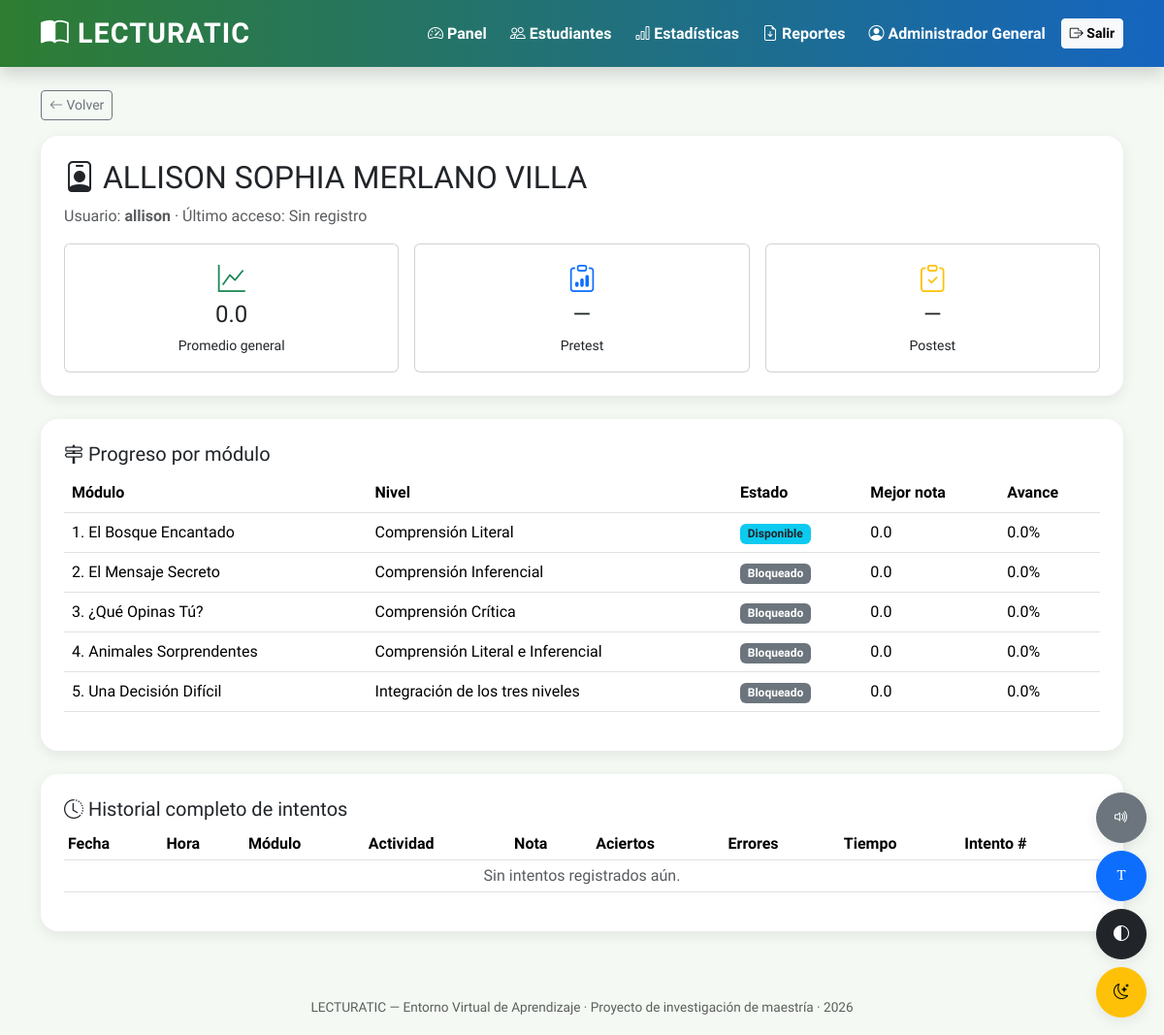
The app's page /admin/estudiantes/4/detalle (signed in) with its own data.
### tables this page shows
CREATE TABLE "usuarios" (
	"id"	INTEGER,
	"usuario"	TEXT NOT NULL UNIQUE,
	"nombre_completo"	TEXT NOT NULL,
	"password_hash"	TEXT NOT NULL,
	"rol"	NUMERIC NOT NULL CHECK("rol" IN ('admin', 'estudiante')),
	"avatar"	TEXT DEFAULT 'avatar1.png',
	"fecha_creacion"	TEXT NOT NULL,
	"ultimo_acceso"	TEXT,
	"activo"	INTEGER DEFAULT 1,
	PRIMARY KEY("id" AUTOINCREMENT)
);

CREATE TABLE progreso (
            id INTEGER PRIMARY KEY AUTOINCREMENT,
            usuario_id INTEGER NOT NULL,
            modulo_id INTEGER NOT NULL,
            desbloqueado INTEGER DEFAULT 0,
            aprobado INTEGER DEFAULT 0,
            mejor_nota REAL DEFAULT 0,
            porcentaje_avance REAL DEFAULT 0,
            tiempo_total_segundos INTEGER DEFAULT 0,
            estado TEXT DEFAULT 'bloqueado',
            UNIQUE(usuario_id, modulo_id),
            FOREIGN KEY (usuario_id) REFERENCES usuarios(id),
            FOREIGN KEY (modulo_id) REFERENCES modulos(id)
        );

CREATE TABLE modulos (
            id INTEGER PRIMARY KEY,
            orden INTEGER NOT NULL,
            titulo TEXT NOT NULL,
            nivel TEXT,
            descripcion TEXT,
            nota_minima REAL DEFAULT 3.5
        );

### app.py (the view)
@app.route("/admin/estudiantes/<int:usuario_id>/detalle")
@admin_requerido
def admin_detalle_estudiante(usuario_id):
    conn = get_db()
    estudiante = conn.execute("SELECT * FROM usuarios WHERE id = ?", (usuario_id,)).fetchone()
    if not estudiante:
        abort(404)
    progreso = conn.execute("""
        SELECT progreso.*, modulos.titulo, modulos.nivel, modulos.orden FROM progreso
        JOIN modulos ON modulos.id = progreso.modulo_id
        WHERE progreso.usuario_id = ? ORDER BY modulos.orden
    """, (usuario_id,)).fetchall()
    intentos = conn.execute("""
        SELECT intentos.*, modulos.titulo as modulo_titulo FROM intentos
        JOIN modulos ON modulos.id = intentos.modulo_id
        WHERE intentos.usuario_id = ? ORDER BY intentos.id DESC
    """, (usuario_id,)).fetchall()
    pretest = conn.execute("SELECT * FROM pretest_postest WHERE usuario_id=? AND tipo='pretest'",
                            (usuario_id,)).fetchone()
    postest = conn.execute("SELECT * FROM pretest_postest WHERE usuario_id=? AND tipo='postest'",
                            (usuario_id,)).fetchone()
    conn.close()
    promedio = calcular_promedio_general(usuario_id)
    return render_template("admin/detalle_estudiante.html", estudiante=estudiante,
                            progreso=progreso, intentos=intentos, promedio=promedio,
                            pretest=pretest, postest=postest)

### app.py (called while the page is built)
def admin_requerido(f):
    @wraps(f)
    def decorado(*args, **kwargs):
        if "usuario_id" not in session:
            return redirect(url_for("login"))
        if session.get("rol") != "admin":
            abort(403)
        return f(*args, **kwargs)
    return decorado

### database.py (called while the page is built)
def get_db():
    conn = sqlite3.connect(DB_PATH)
    conn.row_factory = sqlite3.Row
    conn.execute("PRAGMA foreign_keys = ON")
    return conn

### logica.py (called while the page is built)
def calcular_promedio_general(usuario_id):
    conn = get_db()
    cur = conn.cursor()
    cur.execute("""
        SELECT AVG(mejor_nota) as promedio FROM progreso
        WHERE usuario_id = ? AND mejor_nota > 0
    """, (usuario_id,))
    row = cur.fetchone()
    conn.close()
    return round(row["promedio"], 1) if row and row["promedio"] else 0.0

### templates/admin/detalle_estudiante.html (shortened to what this page needs)
{% extends "base.html" %}
{% block contenido %}
<a href="{{ url_for('admin_estudiantes') }}" class="btn btn-outline-secondary btn-sm mb-3"><i class="bi bi-arrow-left"></i> Volver</a>
<div class="card card-suave p-4 mb-4">
  <h2><i class="bi bi-person-badge"></i> {{ estudiante.nombre_completo }}</h2>
  <p class="text-muted">Usuario: <b>{{ estudiante.usuario }}</b> &middot; Último acceso: {{ estudiante.ultimo_acceso or "Sin registro" }}</p>
  <div class="row g-3">
    <div class="col-md-4"><div class="card p-3 text-center"><i class="bi bi-graph-up text-success fs-3"></i><h4>{{ promedio }}</h4><small>Promedio general</small></div></div>
    <div class="col-md-4"><div class="card p-3 text-center"><i class="bi bi-clipboard-data text-primary fs-3"></i><h4>{{ pretest.nota if pretest else "—" }}</h4><small>Pretest</small></div></div>
    <div class="col-md-4"><div class="card p-3 text-center"><i class="bi bi-clipboard-check text-warning fs-3"></i><h4>{{ postest.nota if postest else "—" }}</h4><small>Postest</small></div></div>
  </div>
</div>
<div class="card card-suave p-4 mb-4">
  <h5><i class="bi bi-signpost-2"></i> Progreso por módulo</h5>
  <table class="table">
    <thead><tr><th>Módulo</th><th>Nivel</th><th>Estado</th><th>Mejor nota</th><th>Avance</th></tr></thead>
    <tbody>
      {% for p in progreso %}
      <tr>
        <td>{{ p.orden }}. {{ p.titulo }}</td>
        <td>{{ p.nivel }}</td>
        <td>
          {% if p.aprobado %}<span class="badge bg-success">Aprobado</span>
          {% elif p.desbloqueado %}<span class="badge bg-info text-dark">Disponible</span>
          {% else %}<span class="badge bg-secondary">Bloqueado</span>{% endif %}
        </td>
        <td>{{ p.mejor_nota }}</td>
        <td>{{ p.porcentaje_avance }}%</td>
      </tr>
      {% endfor %}
    </tbody>
  </table>
</div>
<div class="card card-suave p-4">
  <h5><i class="bi bi-clock-history"></i> Historial completo de intentos</h5>
  <div class="table-responsive">
  <table class="table table-sm">
    <thead><tr><th>Fecha</th><th>Hora</th><th>Módulo</th><th>Actividad</th><th>Nota</th><th>Aciertos</th><th>Errores</th><th>Tiempo</th><th>Intento #</th></tr></thead>
    <tbody>
      {% for i in intentos %}
      <tr>
        <td>{{ i.fecha }}</td><td>{{ i.hora }}</td><td>{{ i.modulo_titulo }}</td>
        <td>{{ i.tipo_actividad.replace('_',' ')|capitalize }}</td>
        <td><b>{{ i.nota }}</b></td><td>{{ i.aciertos }}</td><td>{{ i.errores }}</td>
        <td>{{ i.tiempo_segundos }}s</td><td>{{ i.numero_intento }}</td>
      </tr>
      {% else %}
      <tr><td colspan="9" class="text-center text-muted">Sin intentos registrados aún.</td></tr>
      {% endfor %}
    </tbody>
  </table>
  </div>
</div>
{% endblock %}

### static/css/style.css (style rules this page uses)
:root { --color-primario: #2E7D32; --color-secundario: #1565C0; --color-acento: #FF9800; --color-fondo: #F4F9F4; --color-tarjeta: #FFFFFF; --color-texto: #2B2B2B; --radio-borde: 18px; --sombra-suave: 0 4px 14px rgba(0,0,0,0.08); --fuente-base: 'Baloo 2', 'Comic Sans MS', 'Trebuchet MS', sans-serif; }
body { font-family: var(--fuente-base); background-color: var(--color-fondo); color: var(--color-texto); transition: background-color .3s ease, color .3s ease; }
.card-suave { background-color: var(--color-tarjeta); border-radius: var(--radio-borde); box-shadow: var(--sombra-suave); border: none; transition: transform .2s ease, box-shadow .2s ease; }

### records on screen
usuarios: nombre_completo "ALLISON SOPHIA MERLANO VILLA", usuario "allison"
progreso: orden "1", titulo "El Bosque Encantado", nivel "Comprensión Literal", aprobado "Disponible", mejor_nota "0.0", porcentaje_avance "0.0"
progreso: orden "2", titulo "El Mensaje Secreto", nivel "Comprensión Inferencial", aprobado "Bloqueado", mejor_nota "0.0", porcentaje_avance "0.0"
progreso: orden "3", titulo "¿Qué Opinas Tú?", nivel "Comprensión Crítica", aprobado "Bloqueado", mejor_nota "0.0", porcentaje_avance "0.0"
progreso: orden "4", titulo "Animales Sorprendentes", nivel "Comprensión Literal e Inferencial", aprobado "Bloqueado", mejor_nota "0.0", porcentaje_avance "0.0"
progreso: orden "5", titulo "Una Decisión Difícil", nivel "Integración de los tres niveles", aprobado "Bloqueado", mejor_nota "0.0", porcentaje_avance "0.0"

### other values on screen
{{ session.get('nombre_completo') }} "Administrador General"
{{ estudiante.ultimo_acceso or "Sin registro" }} "Sin registro"
{{ promedio }} "0.0"
{{ pretest.nota if pretest else "—" }} "—"
{{ postest.nota if postest else "—" }} "—"
{{ 2026 }} "2026"
